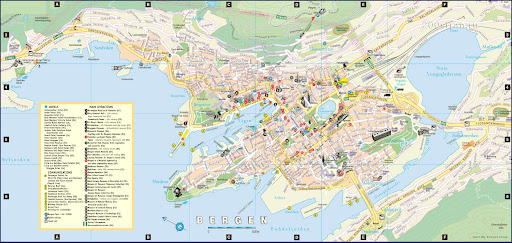
#> input picture Python program/NyBergen.jpg, 512 x 243 px
$ python PythonSemester.py
#> lines starting #> are read from the running program, lines starting #| are printed output that depends on the picture
import math
import numpy as np
import matplotlib.pyplot as plt
from matplotlib.widgets import Slider
import matplotlib.image as mpimg
import matplotlib.patches as mpatches
import random
from random import randint

# Generer tilfeldig data for et år
def GenereateRandomYearDataList(intencity: float, seed: int = 0) -> list[int]:
#> called with intencity = 1, seed = 2
    if seed != 0:
        random.seed(seed)
    centervals = [200, 150, 100, 75, 75, 75, 50, 75, 100, 150, 200, 250, 300]
    centervals = [x * intencity for x in centervals]
    nox = centervals[0]
    inc = True
    noxList = []
    for index in range(0, 365):
        if randint(1, 100) > 50:
            inc = not inc
        center = centervals[int(index / 30)]
        dx = min(5, max(0.2, nox / center))
        nox = nox + randint(1, 5) / dx if inc else nox - randint(1, 5) * dx
        nox = max(15, nox)
        noxList.append(nox)
    return noxList

# Initialiser data og parametere
days_per_quarter = 365
kron_nox_year = GenereateRandomYearDataList(intencity=1.0, seed=2)
nord_nox_year = GenereateRandomYearDataList(intencity=.3, seed=1)
days_interval = (1, days_per_quarter)
marked_point = (0, 0)

# Sett scroll_start til 1
scroll_start = 1

# Lag figur og akser
fig = plt.figure(figsize=(13, 5))
axNok = fig.add_axes((0.05, 0.1, 0.45, 0.8))
axBergen = fig.add_axes((0.5, 0.1, 0.45, 0.8))

coordinates_Nordnes = (188, 183)
coordinates_Kronstad = (480, 120)

# Beregn gjennomsnittsverdi
def calculate_average(data):
    return sum(data) / len(data) if data else 0

# Kalkuler NOX-verdi basert på to målestasjoner
def CalcPointValue(valN, valK):
    distNordnes = math.dist(coordinates_Nordnes, marked_point)
    distKronstad = math.dist(coordinates_Kronstad, marked_point)
    distNordnesKronstad = math.dist(coordinates_Nordnes, coordinates_Kronstad)
    val = (1 - distKronstad / (distKronstad + distNordnes)) * valK + \
          (1 - distNordnes / (distKronstad + distNordnes)) * valN
    val = val * (distNordnesKronstad / (distNordnes + distKronstad)) ** 50
    return val

# Tegner kartet med sirkler på stasjonene
def draw_circles_stations():
    circle = mpatches.Circle((188, 183), 10, color='blue')
    axBergen.add_patch(circle)
    circle = mpatches.Circle((480, 120), 10, color='purple')
    axBergen.add_patch(circle)

# Oppdater grafen med data
def plot_graph():
    axNok.cla()
    axBergen.cla()
    nord_nox = nord_nox_year[days_interval[0]-1:days_interval[1]]
    kron_nox = kron_nox_year[days_interval[0]-1:days_interval[1]]
    days = len(nord_nox)
    list_days = np.linspace(1, days, days)

    # Beregn gjennomsnitt
    nord_nox_avg = calculate_average(nord_nox)
    kron_nox_avg = calculate_average(kron_nox)
    forskjell = (nord_nox_avg - kron_nox_avg) / kron_nox_avg * 100 if kron_nox_avg != 0 else 0  # Prosentforskjell

    # Tegn grafene og legg til gjennomsnittsverdiene i legend
    l1, = axNok.plot(list_days, nord_nox, 'blue', label=f"Nordnes (Gj.snitt: {nord_nox_avg:.2f})")
    l2, = axNok.plot(list_days, kron_nox, 'purple', label=f"Kronstad (Gj.snitt: {kron_nox_avg:.2f})")

    # Legg til label for forskjellen i prosent
    l4 = axNok.text(0.3, 0.95, f"Forskjell i gj.snitt: {forskjell:.2f}%", ha='center', transform=axNok.transAxes)

    # Marker punkt om det finnes
    l3 = None
    if marked_point != (0, 0):
        nox_point = [CalcPointValue(nord_nox[i], kron_nox[i]) for i in range(days)]
        nox_point_avg = calculate_average(nox_point)
        l3, = axNok.plot(list_days, nox_point, 'lightgreen', label=f"Markert punkt (Gj.snitt: {nox_point_avg:.2f})")
        circle = mpatches.Circle((marked_point[0], marked_point[1]), 10, color='lightgreen')
        axBergen.add_patch(circle)

    lines = [l1, l2] if l3 is None else [l1, l2, l3]
    axNok.legend(handles=lines, loc="upper right")

    axNok.set_title("NOX verdier")
    axNok.grid(linestyle='--')
    axBergen.axis('off')
    img = mpimg.imread('NyBergen.jpg')
#> img is the input picture: shape (243, 512, 3); mean R, G, B 211.3, 218.1, 206.2
    axBergen.imshow(img)
    axBergen.set_title("Kart Bergen")
    draw_circles_stations()
    plt.draw()

# Oppdater days_interval basert på scrollbar
def update_scroll(val):
    global days_interval
    start_day = 1  # Alltid start på dag 1
    end_day = int(scroll.val)  # Bruk slideren til å bestemme sluttdagen
    days_interval = (start_day, end_day)  # Oppdater intervallet
    plot_graph()

# Initialiser scrollbar med korrekt øvre grense
axScroll = fig.add_axes([0.25, 0.01, 0.5, 0.03], facecolor="lightgrey")
scroll = Slider(axScroll, "Dag", 1, 365, valinit=scroll_start, valstep=1)
scroll.on_changed(update_scroll)

# Håndter klikk på kartet
def on_click(event):
    global marked_point
    if ax := event.inaxes:
        if ax == axBergen:
            marked_point = (event.xdata, event.ydata)
            plot_graph()

plt.connect('button_press_event', on_click)

plot_graph()
plt.show()
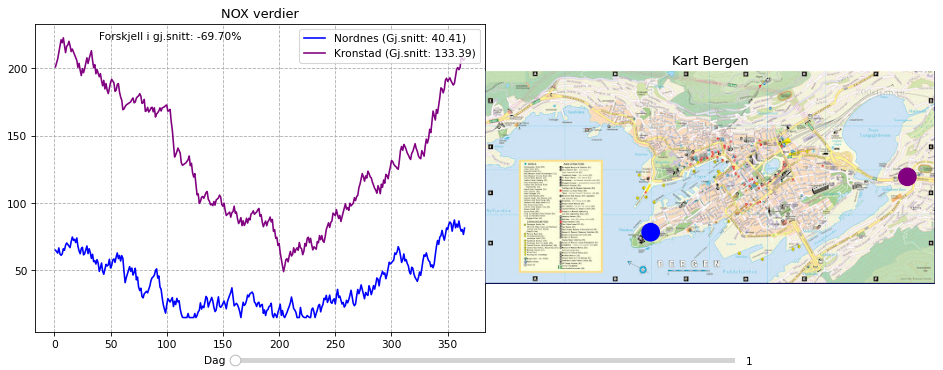
#> figure drawn by matplotlib, 3 panels; panel 1: curve peaks at x = 356, y = 87.41; panel 1: curve peaks at x = 8, y = 222.5
